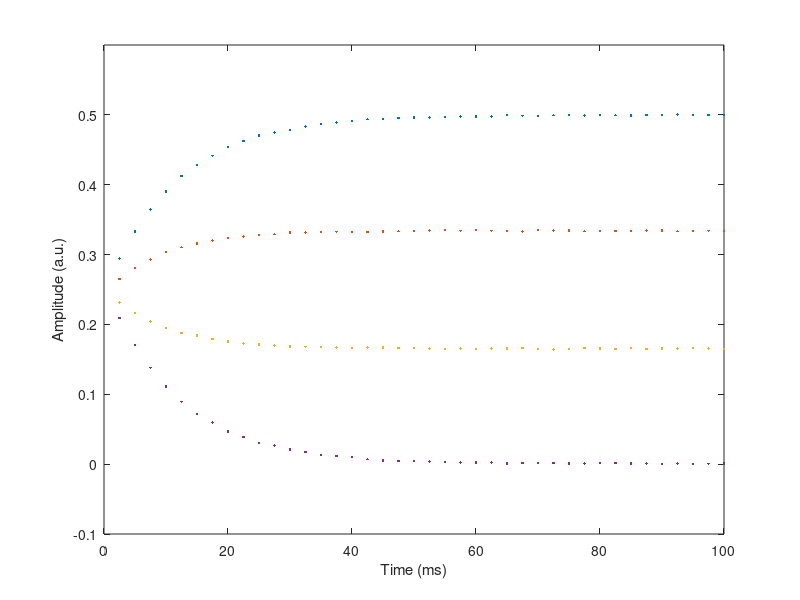
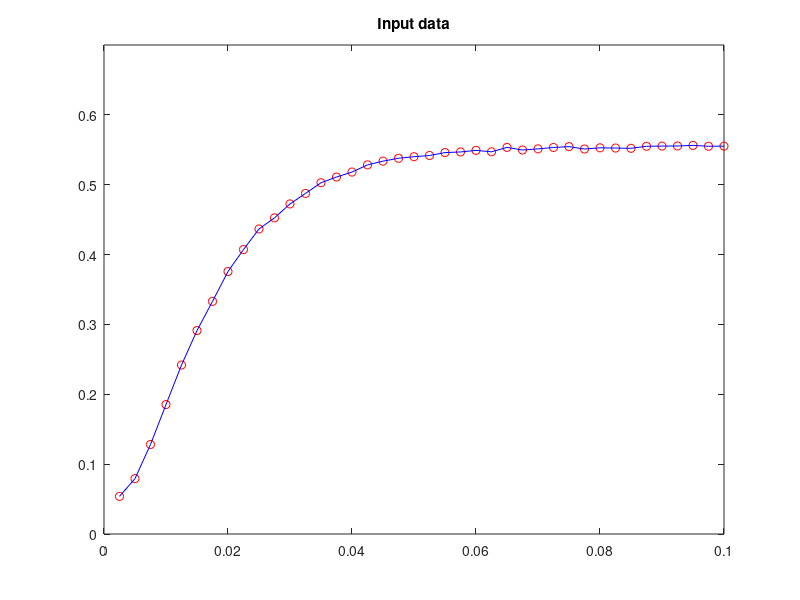

The MATLAB script that drew these images, in order: (Note: this script raises an error after producing the figures.)
clear all

load DensidadeSUP.mat;
rosu= UAB; %rosua= UA; rosub= UB; 
mm = max(max(rosu{end}));
for kk=1:40
    rosu{kk}=.25*eye(4)+0.25*rosu{kk}/mm;
    pp(kk,:)=diag(rosu{kk});
    eta(kk)=4*trace((rosu{kk}-.25*eye(4))^2);
end
figure;
%subplot(1,2,1);
plot(1000*tempo,pp,'.'); ylim([-0.1 0.6]);
%subplot(1,2,2);plot(1000*tempo,eta,'.'); ylim([0 0.6]);
xlabel('Time (ms)'); ylabel('Amplitude (a.u.)');

clear UA UAB UB WA WB colu fila klm rho tab1 tab2 tab3 Tiempo
clear r11 r14 r22 r23 r33 r44

%%
% Fitting com canal de atenuacao de amplitude
t = tempo; 
figure;
plot(tempo,eta,'ro'); hold on; h = plot(tempo,eta,'b'); hold off;
title('Input data'); ylim([0 0.7])

p(1)=5/6;
p(2)=2/3;
start = [0.08;0.08]; %gama's
options = optimset('Simplex','on','TolX',0.001);
estimated_gama = fminsearch(@(x)etafit(x,t,eta,p,h),start,options)


% Plot com parametros do fitting
ga = estimated_gama(1); gb = estimated_gama(2);
roi=.25*eye(4);
roi=atenuamp(5/6,0.25*ga,'a',roi); %
    roi=atenuamp(2/3,0.25*gb,'b',roi);
for k=1:40
    
    roi=atenuamp(5/6,ga,'a',roi); %
    roi=atenuamp(2/3,gb,'b',roi); %
    eta(k)=4*trace((roi - 0.25*eye(4))^2); 
end
hold on;
plot(tempo,eta,'r');

%%
% Coerencias da matriz de superposicao
load DensidadeSUPERW.mat;

coe = tab2(1:40,2:2:8);
tempo2 = 1000*tab2(:,1);
coeds = tab3(1:40,3:2:5);
tempods = 1000*tab3(:,2);

figure;
plot(tempo2,coe,'.',tempods,coeds,'o')
legend('\rho_{01}','\rho_{23}','\rho_{02}','\rho_{13}','\rho_{12}','\rho_{03}')
xlabel('Time (ms)'); ylabel('Amplitude (a.u.)');



% ######################################################
% Estado do Gato - elementos da diagonal

load DensidadeGATOW.mat;
rogato= UAB; %rogatoa= UA; rogatob= UB;
mm = max(max(rogato{end}));
for kk=1:40
    rogato{kk}=.25*eye(4)+0.25*rogato{kk}/mm; 
    pp(kk,:)=(diag(rogato{kk}));
end
% figure;
% plot(pp,'.'); axis([0 40 -0.1 0.6]); legend('\rho00','\rho01','\rho10','\rho11')

%clear UA UAB UB WA WB colu fila klm rho tab1 tab2 tab3 tempo Tiempo
%clear r11 r14 r22 r23 r33 r44